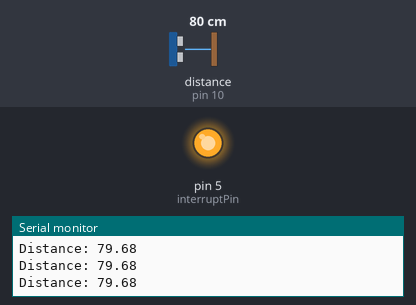
Bench run of a sketch on a simulated Arduino Uno, built with avr-gcc and run on an emulated ATmega328P. On the bench: output pins drawn as LEDs (lit = HIGH), the last lines printed to the serial monitor. Wiring (inferred from the names in the program): ultrasonic range finder: trigger pin 9; echo pin 10. Dashed ring = blinking. The test bench sets the inputs (shaded band); at power-on: distance to the obstacle (sensor on pin 10) 80 cm. The echo pulse lasts 58.3 µs per cm; pins used as bus, display or sensor lines are not drawn.

Above: at 1.3 s.
1.4 s: distance to the obstacle (sensor on pin 10) set to 18 cm
4.4 s: distance to the obstacle (sensor on pin 10) set to 14 cm
At 5.5 s:
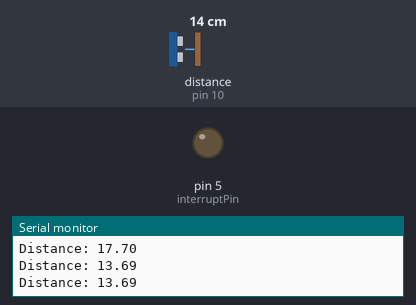
6.0 s: distance to the obstacle (sensor on pin 10) set to 120 cm
At 6.4 s:
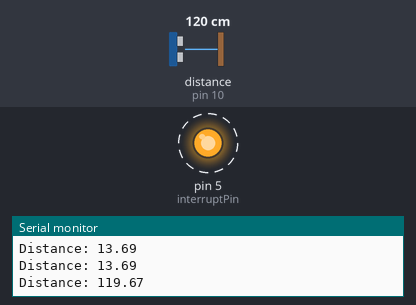
9.0 s: distance to the obstacle (sensor on pin 10) set to 2 cm
At 9.7 s:
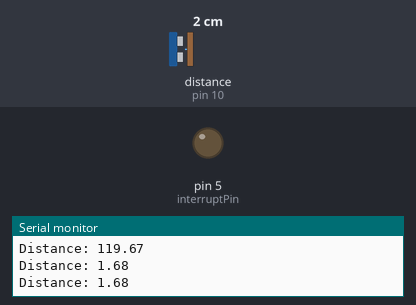
Timing chart, 0 to 11.5 s (numbered marks = the images above; inputs shaded):
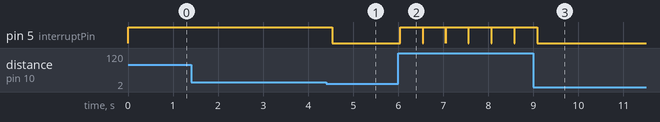

Measured:
- the behaviour switches between 16 and 15 cm on distance to the obstacle (sensor on pin 10) (found by bisection; images 0 and 1)
- after the input at 4.4 s, pin 5 (interruptPin): HIGH → LOW after 0.13 s
- after the input at 6.0 s, pin 5 (interruptPin): alternates HIGH for 0.50 s and LOW for 0.01 s, starting at once
- after the input at 9.0 s, pin 5 (interruptPin): goes on until 9.1 s, then stays LOW

The sketch:

UltrasonicSensor.ino
```cpp
const int trigPin = 9;
const int echoPin = 10;
const int interruptPin=5;

float duration, distance;

void setup() {
  pinMode(trigPin, OUTPUT);
  pinMode(echoPin, INPUT);
  pinMode(interruptPin, OUTPUT);
  Serial.begin(9600);
}

void loop() {
  digitalWrite(interruptPin, LOW);
  digitalWrite(trigPin, LOW);
  delayMicroseconds(2);
  digitalWrite(trigPin, HIGH);
  delayMicroseconds(10);
  digitalWrite(trigPin, LOW);

  duration = pulseIn(echoPin, HIGH);
  distance = (duration*.0343)/2;
  Serial.print("Distance: ");
  Serial.println(distance);
  if(distance<15.00f)
    digitalWrite(interruptPin, LOW);
  else
    digitalWrite(interruptPin, HIGH);
  delay(500);
}
```
